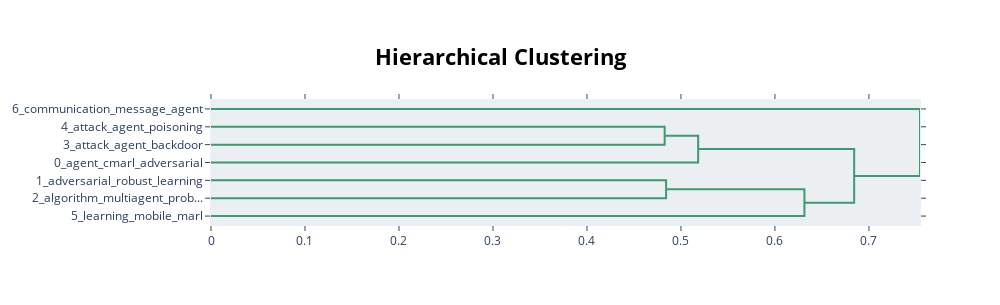

Write notebook code for a chart like this one.
### Code cell
# vextract hierarchical topics and their representation
hierarchical_topics = topic_model.hierarchical_topics(preprocessed_abstracts)

# visualize the hierarchical topics
topic_model.visualize_hierarchy(custom_labels=topic_df['Topic Label'].tolist())

### Figure 1 — Plotly figure (JSON) as saved in the notebook; plotly's stock layout.template omitted (floating-point values rounded to 4 significant figures)
{"data": [{"hoverinfo": "text", "marker": {"color": "rgb(61,153,112)"}, "mode": "lines", "type": "scatter", "x": [0, 0.4827, 0.4827, 0], "xaxis": "x", "y": [-15, -15, -25, -25], "yaxis": "y"}, {"hoverinfo": "text", "marker": {"color": "rgb(61,153,112)"}, "mode": "lines", "type": "scatter", "x": [0.4827, 0.5183, 0.5183, 0], "xaxis": "x", "y": [-20, -20, -35, -35], "yaxis": "y"}, {"hoverinfo": "text", "marker": {"color": "rgb(61,153,112)"}, "mode": "lines", "type": "scatter", "x": [0, 0.4842, 0.4842, 0], "xaxis": "x", "y": [-45, -45, -55, -55], "yaxis": "y"}, {"hoverinfo": "text", "marker": {"color": "rgb(61,153,112)"}, "mode": "lines", "type": "scatter", "x": [0.4842, 0.6314, 0.6314, 0], "xaxis": "x", "y": [-50, -50, -65, -65], "yaxis": "y"}, {"hoverinfo": "text", "marker": {"color": "rgb(61,153,112)"}, "mode": "lines", "type": "scatter", "x": [0.5183, 0.6843, 0.6843, 0.6314], "xaxis": "x", "y": [-27.5, -27.5, -57.5, -57.5], "yaxis": "y"}, {"hoverinfo": "text", "marker": {"color": "rgb(61,153,112)"}, "mode": "lines", "type": "scatter", "x": [0, 0.7543, 0.7543, 0.6843], "xaxis": "x", "y": [-5, -5, -42.5, -42.5], "yaxis": "y"}], "layout": {"autosize": false, "height": 305, "hoverlabel": {"bgcolor": "white", "font": {"family": "Rockwell", "size": 16}}, "hovermode": "closest", "plot_bgcolor": "#ECEFF1", "showlegend": false, "title": {"font": {"color": "Black", "size": 22}, "text": "<b>Hierarchical Clustering</b>", "x": 0.5, "xanchor": "center", "yanchor": "top"}, "width": 1000, "xaxis": {"mirror": "allticks", "rangemode": "tozero", "showgrid": false, "showline": true, "showticklabels": true, "ticks": "outside", "type": "linear", "zeroline": false}, "yaxis": {"mirror": "allticks", "range": [-70, 0], "rangemode": "tozero", "showgrid": false, "showline": true, "showticklabels": true, "tickmode": "array", "ticks": "outside", "ticktext": ["6_communication_message_agent", "4_attack_agent_poisoning", "3_attack_agent_backdoor", "0_agent_cmarl_adversarial", "1_adversarial_robust_learning", "2_algorithm_multiagent_prob...", "5_learning_mobile_marl"], "tickvals": [-5, -15, -25, -35, -45, -55, -65], "type": "linear", "zeroline": false}}}
